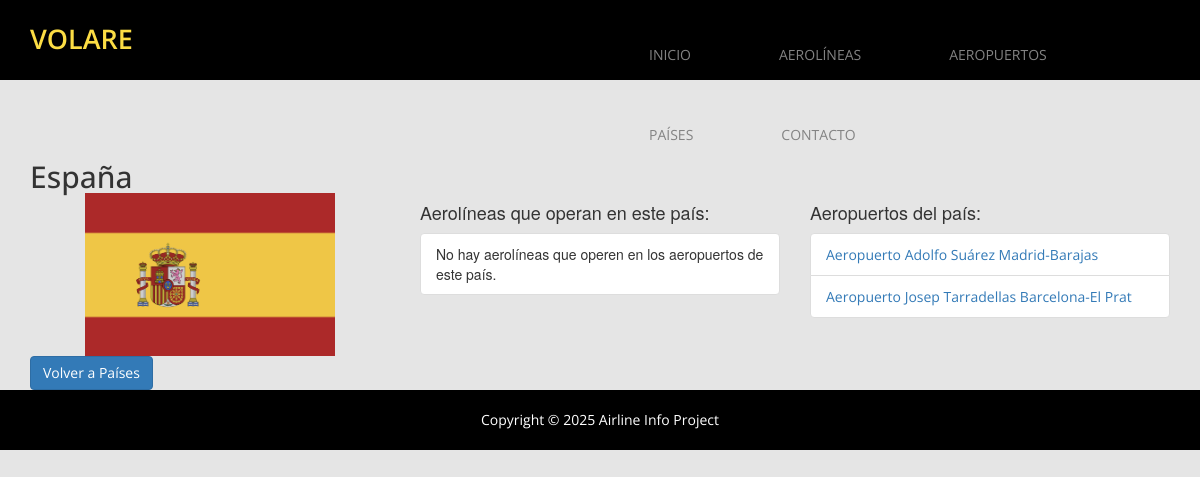
The page /paises/1/ on the database its author committed.
### appProyectoVolare/models.py (models this page shows, shortened)
class Pais(models.Model):
    id_pais = models.AutoField(primary_key=True)
    nombre = models.CharField(max_length=100)
    bandera = models.ImageField(upload_to='banderas_paises/')
    curiosidad = models.TextField()

class Aeropuerto(models.Model):
    id_aeropuerto = models.AutoField(primary_key=True)
    nombre = models.CharField(max_length=100)
    siglas = models.CharField(max_length=3)
    pais = models.ForeignKey(Pais, on_delete=models.CASCADE)
    foto = models.ImageField(upload_to='fotos_aeropuertos/')
    aerolineas = models.ManyToManyField(Aerolinea)

### appProyectoVolare/views.py (the view)
# urls.py: path('paises/<int:pais_id>/', PaisDetailView.as_view(), name='detalle_pais'),
class PaisDetailView(DetailView):
    model = Pais
    template_name = 'detalle_pais.html'
    pk_url_kwarg = 'pais_id'
    context_object_name = 'pais'
    def get_context_data(self, **kwargs):
        context = super().get_context_data(**kwargs)
        pais = self.get_object()
        aeropuertos = pais.aeropuerto_set.all()
        aerolineas_operando = Aerolinea.objects.filter(
            aeropuerto__in=aeropuertos
        ).distinct()
        context['aeropuertos'] = aeropuertos
        context['aerolineas_operando'] = aerolineas_operando
        return context

### appProyectoVolare/templates/detalle_pais.html (shortened to what this page needs)
{% extends 'base.html' %}
{% load static %}
{% block extra_css %}
<link rel="stylesheet" href="{% static 'css/detalle_pais.css' %}">
{% endblock %}
{% block content %}
<div class="container mt-5">
  <h2 class="mb-4">{{ pais.nombre }}</h2>
  <div class="row">
    <div class="col-md-4 mb-4 text-center">
      <img src="{{ pais.bandera.url }}"
           alt="bandera de {{ pais.nombre }}"
           class="pais-bandera img-fluid mb-3">
    </div>
    <div class="col-md-4 mb-4">
      <h4>Aerolíneas que operan en este país:</h4>
      <ul class="list-group">
        {% for aerolinea in aerolinas_operando %}
          <li class="list-group-item">
            <a href="{% url 'detalle_aerolinea' aerolinea.id_aerolinea %}">
              {{ aerolinea.nombre }}
            </a>
          </li>
        {% empty %}
          <li class="list-group-item">No hay aerolíneas que operen en los aeropuertos de este país.</li>
        {% endfor %}
      </ul>
    </div>
    <div class="col-md-4 mb-4">
      <h4>Aeropuertos del país:</h4>
      <ul class="list-group">
        {% for aeropuerto in pais.aeropuerto_set.all %}
          <li class="list-group-item">
            <a href="{% url 'detalle_aeropuerto' aeropuerto.id_aeropuerto %}">
              {{ aeropuerto.nombre }}
            </a>
          </li>
        {% empty %}
          <li class="list-group-item">No hay aeropuertos registrados en este país.</li>
        {% endfor %}
      </ul>
    </div>
  </div>
  <a href="{% url 'lista_paises' %}" class="btn btn-primary mt-3">Volver a Países</a>
</div>
{% endblock %}

### appProyectoVolare/static/css/templatemo-style.css (style rules this page uses)
ul,p { margin: 0; padding: 0; }
h1,h2,h3 { margin: 0; padding: 0; }
h1,h2,h3,a,p { font-family: 'Open Sans', sans-serif; }
body { overflow-x: hidden; }
.tm-gray-bg { background-color: #E5E5E5; }

### appProyectoVolare/static/css/detalle_pais.css (style rules this page uses)
.pais-bandera { max-width: 250px; width: 100%; height: auto; display: block; margin-left: auto; margin-right: auto; }

### rows shown on the page
Pais: nombre "España", bandera (picture)
Aeropuerto: nombre "Aeropuerto Adolfo Suárez Madrid-Barajas"
Aeropuerto: nombre "Aeropuerto Josep Tarradellas Barcelona-El Prat"

### other values the page prints
{{ year|default:"2025" }} "2025"
